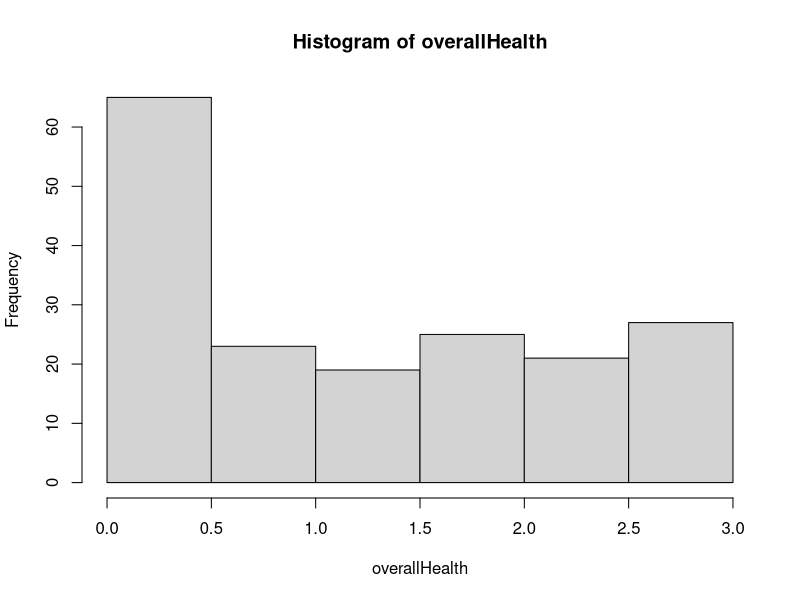

Source code (R): (Note: this script raises an error after producing the figure.)
options(digits=10)
library(jsonlite)
library(RColorBrewer)
#--------------------------------------------------------------------------------
toMarkerAndInfoWindow <- function(row)
{
   s0 <- "marker = new google.maps.Marker({"
   s1 <- sprintf("      position: {lat: %10.6f, lng: %10.6f}, ", row$lat, row$lon)
   s2 <- sprintf("      map, title: '%s',", row$id)
   s3 <- sprintf("      icon: %s", "defaultTreeMarker")
   s4 <- "      })"
   s <- sprintf("   %s\n%s\n%s\n%s\n%s", s0, s1, s2, s3, s4)

   iw0 <- "infoWindow = new google.maps.InfoWindow({"
   iw1 <- sprintf("       content: '%s'", row$id)
   iw2 <- "         })"
   iw <- sprintf("   %s\n%s\n%s", iw0, iw1, iw2)

   return(sprintf("%s\n%s", s, iw))

} # toMarker
#--------------------------------------------------------------------------------
tbl <- read.table("hemlocks.csv", sep=",", header=TRUE, as.is=TRUE, nrow=-1)
healthSums <- apply(tbl[, c("h1", "h2", "h3")], 1, sum, na.rm=TRUE)
goodValues <- apply(tbl[, c("h1", "h2", "h3")], 1, function(row) length(which(!is.na(row))))
overallHealth <- round(healthSums/goodValues, digits=2)
hist(overallHealth)
tbl$h <- overallHealth
preferredColumnOrder <- c("id","lat","lon","dbh","h1","h2","h3","h","aspect","slope","date","comments","observer")
tbl <- tbl[, preferredColumnOrder]
print(dim(tbl))
jsonText = toJSON(tbl, na="string", digits=6)
writeLines(jsonText, con="hemlocks.json")
printf("wrote %d lines to hemlock.json", nrow(tbl))
#for(i in 1:5)  # nrow(tbl))
#    writeLines(toMarkerAndInfoWindow(tbl[i,]))
#----------------------------------------------------------------------------------------------------
exploreColors <- function()
{
    colors <- rev(colorRampPalette(c("green", "lightgreen", "gray", "black"))(7))
    breaks <- c(0.5,1.0,1.5,2.0,2.5,3.0,3.5)

    plot(breaks, y=rep(10, length(breaks)), cex=8, xlim=c(0, 4), bg=colors,pch=21)

} # exploreColors
#--------------------------------------------------------------------------------
exploreContrasrts <- function()
{
   midpoint <- 47.556020
   dim(tbl)
   tbl.n <- subset(tbl, lat >= midpoint)
   tbl.s <- subset(tbl, lat < midpoint)
   boxplot(tbl.n$h, tbl.s$h, names=c("graveyard", "garden"), main="Hemlock Health scaled 0-3")
   boxplot(tbl.n$dbh, tbl.s$dbh, names=c("graveyard", "garden"), main="Hemlock Diameter (DBH inches)")

}
#--------------------------------------------------------------------------------
